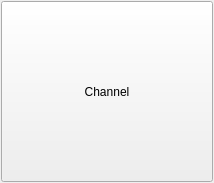
<?xml version="1.0" encoding="UTF-8"?>
<ui version="4.0">
 <class>ChannelButton</class>
 <widget class="QWidget" name="ChannelButton">
  <property name="geometry">
   <rect>
    <x>0</x>
    <y>0</y>
    <width>214</width>
    <height>183</height>
   </rect>
  </property>
  <property name="sizePolicy">
   <sizepolicy hsizetype="Minimum" vsizetype="Minimum">
    <horstretch>0</horstretch>
    <verstretch>0</verstretch>
   </sizepolicy>
  </property>
  <property name="windowTitle">
   <string>Form</string>
  </property>
  <layout class="QVBoxLayout" name="verticalLayout">
   <property name="spacing">
    <number>1</number>
   </property>
   <property name="leftMargin">
    <number>1</number>
   </property>
   <property name="topMargin">
    <number>1</number>
   </property>
   <property name="rightMargin">
    <number>1</number>
   </property>
   <property name="bottomMargin">
    <number>1</number>
   </property>
   <item>
    <widget class="QPushButton" name="channelButton">
     <property name="sizePolicy">
      <sizepolicy hsizetype="Preferred" vsizetype="Preferred">
       <horstretch>0</horstretch>
       <verstretch>0</verstretch>
      </sizepolicy>
     </property>
     <property name="minimumSize">
      <size>
       <width>48</width>
       <height>48</height>
      </size>
     </property>
     <property name="text">
      <string>Channel</string>
     </property>
    </widget>
   </item>
  </layout>
 </widget>
 <resources/>
 <connections/>
</ui>
